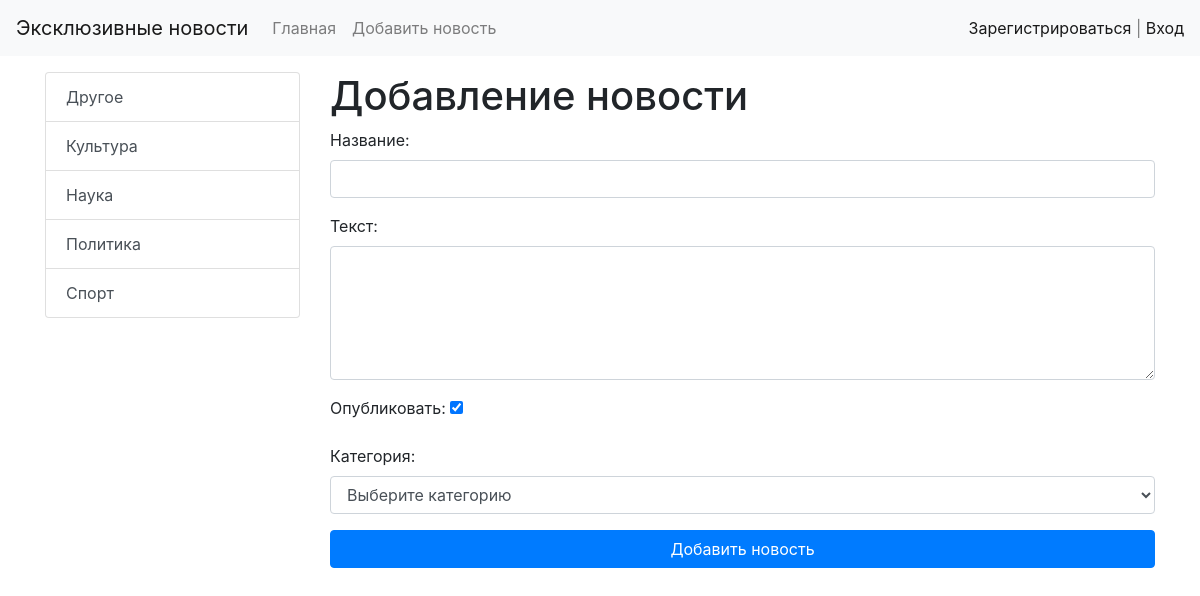
The app's page /news/add-news/, older data.
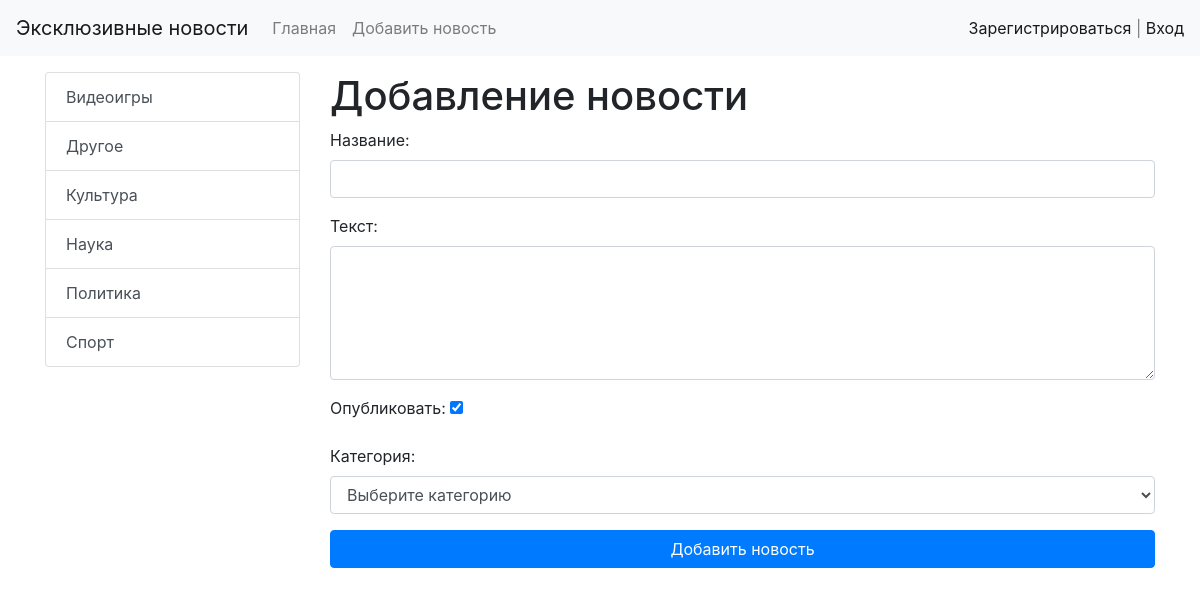
The same page, newer data.
### news/models.py (models this page shows, shortened)
class Category(models.Model):
    title = models.CharField(max_length=150, db_index=True, verbose_name='Наименование категории')
    def __str__(self):
        return self.title
    class Meta:
        verbose_name = 'Категория'
        verbose_name_plural = 'Категории'
        ordering = ['title']

### news/views.py (the view)
# urls.py: path('news/add-news/', add_news, name='add_news'),
def add_news(request):
    if request.method == 'POST':
        form = NewsForm(request.POST)
        if form.is_valid():
            news = News.objects.create(**form.cleaned_data)
            return redirect(news)
    else:
        form = NewsForm()
    return render(request, 'news/add_news.html', {'form': form})

### news/forms.py (shortened to what this page needs)
class NewsForm(forms.Form):
    title = forms.CharField(max_length=150, label="Название", widget=forms.TextInput(attrs={"class": "form-control"}))
    content = forms.CharField(label="Текст", required=False, widget=forms.Textarea(
        attrs={
            "class": "form-control",
            "rows": 5
            }))
    is_published = forms.BooleanField(label="Опубликовать", initial=True)
    category = forms.ModelChoiceField(empty_label="Выберите категорию", label="Категория", queryset=Category.objects.all(), widget=forms.Select(attrs=
                                                                                                                                                {"class": "form-control"
                                                                                                                                                 }))

### news/templatetags/news_tags.py (called while the page is built)
@register.simple_tag
def get_categories():
    return Category.objects.all()

### news/templates/news/add_news.html (shortened to what this page needs)
{% extends 'base.html' %}
{% block sitebar %}
{% include 'inc/_sidebar.html' %}
{% endblock  %}
{% block content %}
<h1>Добавление новости</h1>
<form action="{% url 'add_news' %}" method="post">
    {{ form.as_p }}
    <button type="submit" class="btn btn-primary btn-block">Добавить новость</button>
</form>
{% endblock  %}

### templates/inc/_sidebar.html
{% load news_tags %}
<div class="list-group">
    {% get_categories as categories %}
    {% for item in categories %}
    <a href="{% url 'category' item.pk %}" class="list-group-item list-group-item-action">{{ item.title }}</a>
    {% endfor %}
</div>

Row changes from the older to the newer data that the page shows:
added Category: title "Видеоигры"
